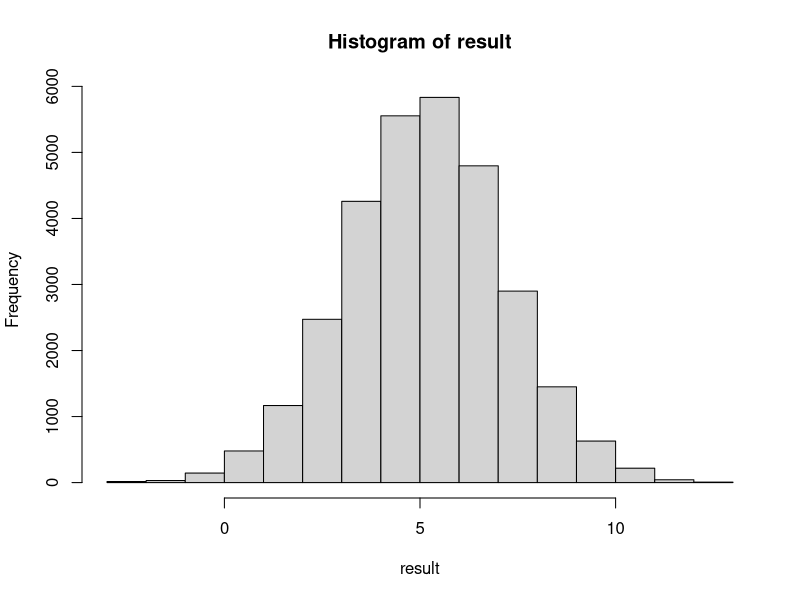
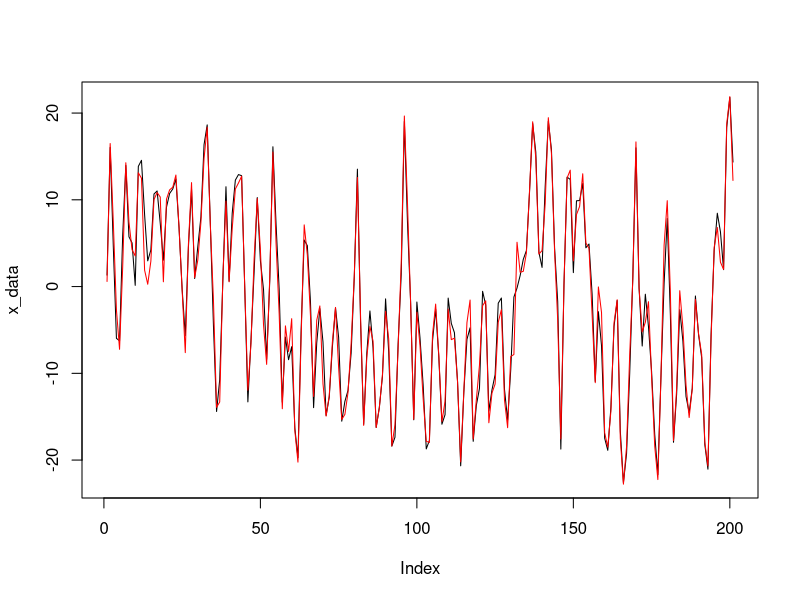

Source code (R) for these figures, in order:
## ---- chunk 1
knitr::opts_chunk$set(echo = TRUE)
## ---- chunk 2
result = unname(as.matrix(read.table("mh_results.txt")))
hist(result)
## ---- chunk 3
data = unname(as.matrix(read.table("bootstrap_data.txt")))
x_data = data[1:201, ]
y_data = data[202:402, ]
particles = matrix(data[403:nrow(data), ], nrow=201, ncol=1000)
x_mean = apply(particles, 1, mean)
plot(x_data, col="black",type="l")
lines(x_mean, col="red")
